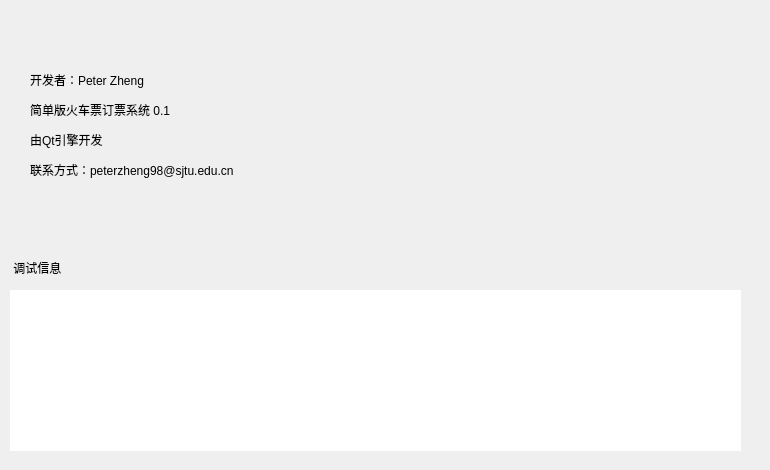
    <widget class="QWidget" name="tab5_aboutUs">
     <attribute name="title">
      <string>关于开发者</string>
     </attribute>
     <widget class="QFrame" name="about">
      <property name="geometry">
       <rect>
        <x>0</x>
        <y>10</y>
        <width>761</width>
        <height>451</height>
       </rect>
      </property>
      <property name="styleSheet">
       <string notr="true">QFrame{border: 0px;}</string>
      </property>
      <property name="frameShape">
       <enum>QFrame::StyledPanel</enum>
      </property>
      <property name="frameShadow">
       <enum>QFrame::Raised</enum>
      </property>
      <widget class="QLabel" name="label_3">
       <property name="geometry">
        <rect>
         <x>30</x>
         <y>50</y>
         <width>481</width>
         <height>131</height>
        </rect>
       </property>
       <property name="text">
        <string>&lt;html&gt;&lt;head/&gt;&lt;body&gt;&lt;p&gt;开发者：Peter Zheng&lt;/p&gt;&lt;p&gt;简单版火车票订票系统 0.1&lt;/p&gt;&lt;p&gt;由Qt引擎开发&lt;/p&gt;&lt;p&gt;联系方式：peterzheng98@sjtu.edu.cn&lt;/p&gt;&lt;/body&gt;&lt;/html&gt;</string>
       </property>
      </widget>
      <widget class="QTextEdit" name="tmpText">
       <property name="geometry">
        <rect>
         <x>10</x>
         <y>280</y>
         <width>731</width>
         <height>161</height>
        </rect>
       </property>
      </widget>
      <widget class="QLabel" name="label_37">
       <property name="geometry">
        <rect>
         <x>10</x>
         <y>250</y>
         <width>60</width>
         <height>16</height>
        </rect>
       </property>
       <property name="text">
        <string> 调试信息</string>
       </property>
      </widget>
     </widget>
    </widget>
